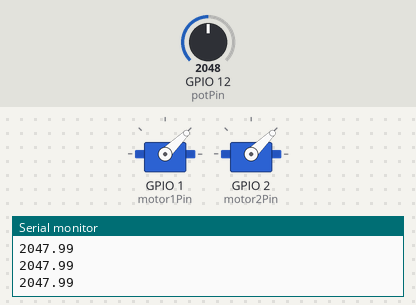
This sketch was run on a simulated ESP32. On the bench: 2 × servo, the last lines printed to the serial monitor. The test bench sets the inputs (shaded band); at power-on: GPIO 12 (potPin) = 2048.

Above: at 1.2 s.
1.3 s: GPIO 12 (potPin) set to 2866
At 2.6 s:
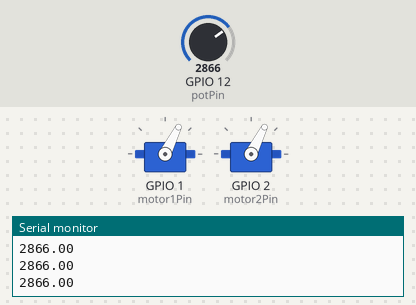
3.4 s: GPIO 12 (potPin) set to 1228
At 5.0 s:
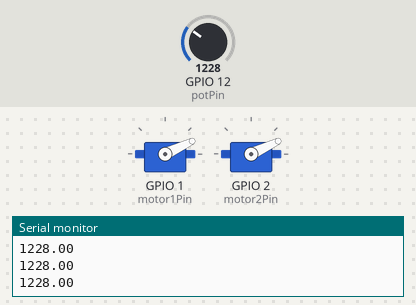
5.3 s: GPIO 12 (potPin) set to 4095
At 6.6 s:
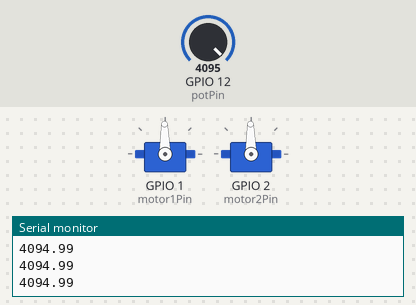
Timing chart, 0 to 8.3 s (numbered marks = the images above; inputs shaded):
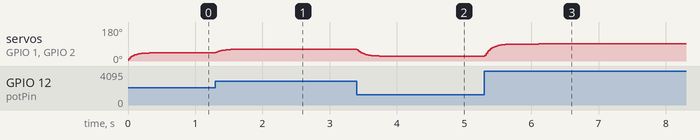

The sketch:

pot_servo_controls.ino
```cpp
#include <ESP32Servo.h>
#define potPin 12
#define motor1Pin 1
#define motor2Pin 2
Servo servo1;
Servo servo2;

float x_est = 0.0;    // Initial estimate
float P = 1.0;        // Initial estimate uncertainty
float Q = 0.05;       // Process noise (tune this)
float R = 5.0;        // Measurement noise (tune this)
float K;              // Kalman gain

void setup() {
  Serial.begin(115200);
  servo1.attach(motor1Pin);
  servo2.attach(motor2Pin);
}

void loop() {
  int pot_adcValue = (analogRead(potPin));

  //predict
  P = P + Q; //use this to calculate Kalman Gain

  //update
  K = P / (P + R); //Calculate Kalman Gain
  x_est = x_est + K * (pot_adcValue - x_est); //Calculate current estimate
  P = (1 - K) * P; //calculate the error of the new estimate, and loop

  int servoAngle = map(x_est, 100, 8000, 0, 180);
  servoAngle = constrain(servoAngle, 0, 180); // Ensure the angle is within bounds

  servo1.write(servoAngle);
  servo2.write(servoAngle); //I have one pot controlling two motors. THe two sensors move in unison, not independently.

  Serial.println(x_est);
  delay(10);
}
```

Measured:
- after the input at 1.3 s, servo on GPIO 1 (motor1Pin), servo on GPIO 2 (motor2Pin): moves from 44° to 63° over 0.68 s, starting at once
- after the input at 3.4 s, servo on GPIO 1 (motor1Pin), servo on GPIO 2 (motor2Pin): moves from 63° to 25° over 0.48 s, starting at once
- after the input at 5.3 s, servo on GPIO 1 (motor1Pin), servo on GPIO 2 (motor2Pin): moves from 25° to 91° over 0.80 s, starting at once
